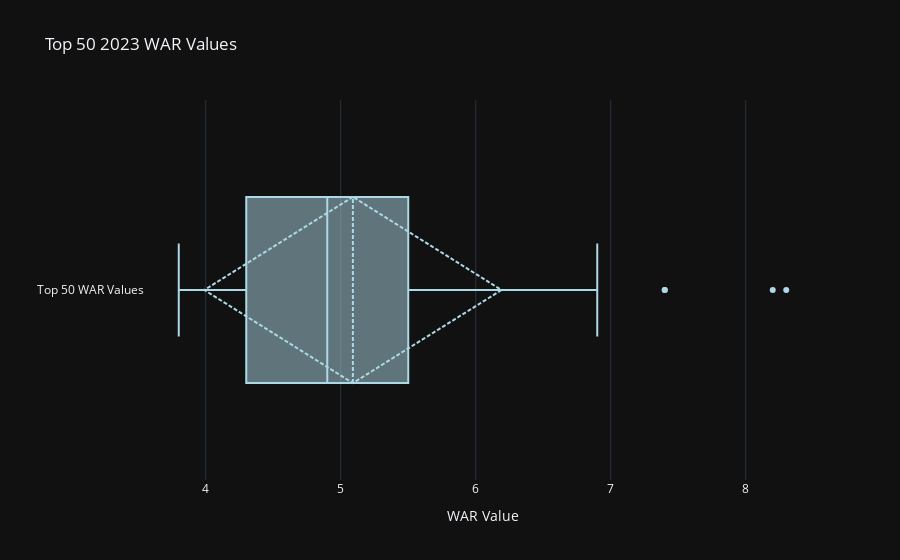

This figure's notebook cell:
### Markdown cell above
By collecting the Mean, Meadian, Variance and standard deviation, it allows to determine whether there is a corralation between my datasets.

### Code cell
import os
import pandas as pd
import plotly.graph_objects as go

csv_file_path = 'WAR_2023.csv'

# Check if the file exists
if not os.path.exists(csv_file_path):
    raise FileNotFoundError(f"The file '{csv_file_path}' does not exist.")

try:
    # Attempt to read the CSV file with different encodings
    try:
        df = pd.read_csv(csv_file_path, encoding='utf-8')
    except UnicodeDecodeError:
        try:
            df = pd.read_csv(csv_file_path, encoding='latin1')
        except UnicodeDecodeError:
            df = pd.read_csv(csv_file_path, encoding='iso-8859-1')
except Exception as e:
    raise ValueError(f"Error reading the CSV file: {e}")

# Ensure the CSV file has at least 16 columns
if df.shape[1] < 16:
    raise ValueError("The CSV file does not have at least 16 columns.")

try:
    # Extract the 16th column (index 15, since indexing starts from 0)
    column_16 = df.iloc[:, 15]

    # Ensure the column contains numeric values
    column_16 = pd.to_numeric(column_16, errors='coerce')
    
    # Drop NaN values that cannot be converted to numeric
    column_16 = column_16.dropna()

    # Sort the column in descending order and select the top 50 values
    top_50_values = column_16.nlargest(50)

    # Compute statistics for top 50 values
    top_50_mean = top_50_values.mean()
    top_50_median = top_50_values.median()
    top_50_variance = top_50_values.var()
    top_50_std_dev = top_50_values.std()

    # Print the results for top 50 values
    print("Top 50 WAR Values:")
    print("Sample Mean:", top_50_mean)
    print("Sample Median:", top_50_median)
    print("Sample Variance:", top_50_variance)
    print("Sample Standard Deviation:", top_50_std_dev)

    # Create interactive box plot for top 50 values using Plotly
    fig = go.Figure()

    # Adding a box plot for the top 50 WAR values
    fig.add_trace(go.Box(
        x=top_50_values,
        name='Top 50 WAR Values',
        boxmean='sd',  # Display mean and standard deviation
        marker=dict(color='lightblue')
    ))

    # Customize the layout of the plot
    fig.update_layout(
        title="Top 50 2023 WAR Values",
        xaxis_title="WAR Value",
        yaxis_title="",
        template="plotly_dark",
        showlegend=False,
        hovermode="x"
    )

    # Display the interactive plot
    fig.show()

except Exception as e:
    raise ValueError(f"Error processing the 16th column: {e}")

### Figure 1 — Plotly figure (JSON) as saved in the notebook; plotly's stock layout.template omitted (floating-point values rounded to 4 significant figures)
{"data": [{"boxmean": "sd", "marker": {"color": "lightblue"}, "name": "Top 50 WAR Values", "type": "box", "x": [8.3, 8.2, 7.4, 7.4, 6.9, 6.5, 6.2, 6, 6, 5.9, 5.8, 5.5, 5.5, 5.5, 5.4, 5.4, 5.3, 5.3, 5.2, 5.1, 5.1, 5.1, 5, 4.9, 4.9, 4.9, 4.9, 4.8, 4.7, 4.6, 4.5, 4.4, 4.4, 4.4, 4.4, 4.3, 4.3, 4.3, 4.3, 4.2, 4.2, 4.1, 4, 3.9, 3.9, 3.9, 3.9, 3.8, 3.8, 3.8]}], "layout": {"hovermode": "x", "showlegend": false, "title": {"text": "Top 50 2023 WAR Values"}, "xaxis": {"title": {"text": "WAR Value"}}, "yaxis": {"title": {"text": ""}}}}
